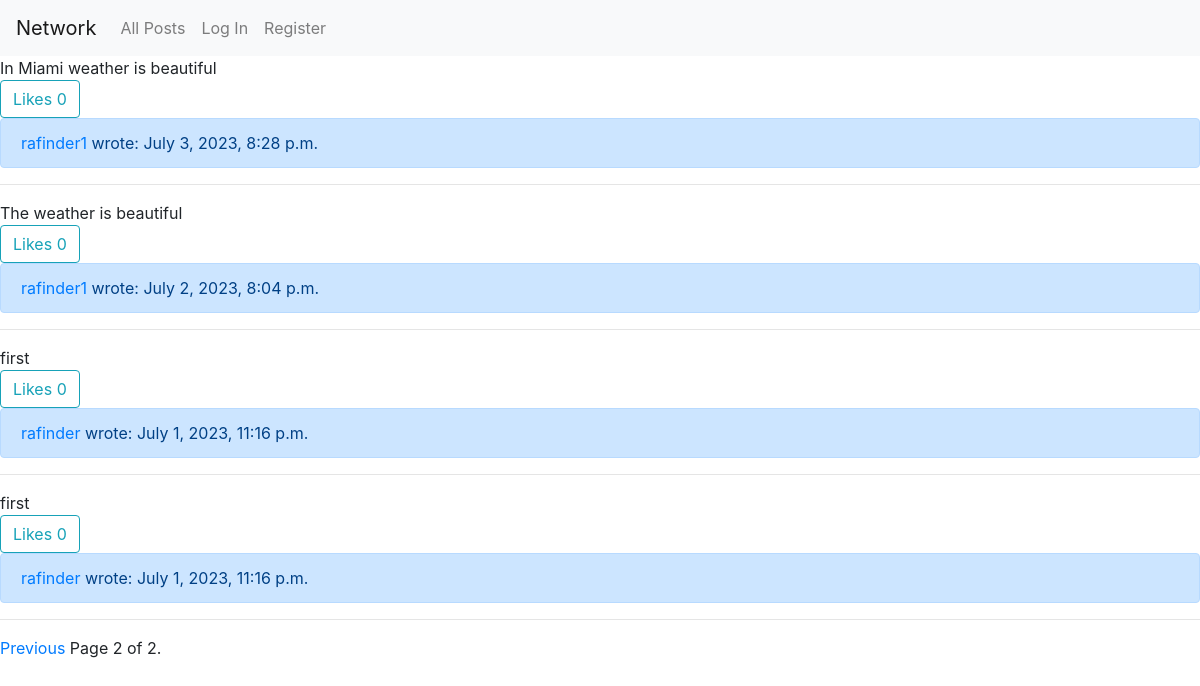
Screenshot of /?page=2 with the database file from the repository.
### network/models.py (models this page shows, shortened)
class Post(models.Model):
    author = models.ForeignKey(User, on_delete=models.CASCADE, default=None, null=True, blank=True)
    text = models.CharField(max_length=500)
    date = models.DateTimeField(auto_now_add=True)
    likes = models.ManyToManyField(User, blank=True, related_name='likes_users')

class User(AbstractUser):
    posts = models.ForeignKey('Post', on_delete=models.CASCADE, default=None, null=True, blank=True)
    followers = models.ManyToManyField('self', blank=True, related_name='followers_users', symmetrical=False)
    following = models.ManyToManyField('self', blank=True, related_name='following_users', symmetrical=False)

### network/views.py (the view)
# urls.py: path("", views.index, name="index"),
def index(request):
    posts = Post.objects.all()
    posts = posts.order_by("-date")
    paginator = Paginator(posts, 10)
    page = request.GET.get('page')
    try:
        posts_pag = paginator.page(page)
    except PageNotAnInteger:
        posts_pag = paginator.page(1)
    except EmptyPage:
        posts_pag = paginator.page(paginator.num_pages)
    if request.user.is_authenticated:
        liked_posts = request.user.likes_users.all()
    else:
        liked_posts = []
    return render(request, "network/index.html", {
        "posts": posts_pag,
        "liked_posts": liked_posts
    })

### network/templates/network/index.html (shortened to what this page needs)
{% extends "network/layout.html" %}
{% load static %}
{% block body %}
    <div class="posts-block">
        {% for post in posts %}
            <div class="post-{{post.id}} post">
                <div class="text-{{post.id}} elem-post">{{post.text}}</div>
                {% if user.is_authenticated %}
                    {% if post in liked_posts %}
                        <div class="like"  data-userid="{{ user.id }}">
                            <button class="liker added btn btn-outline-info" type="button" id='liker-{{post.id}}' data-post-id = {{post.id}}>Likes
                                <span class="likes_number" id='num-{{post.id}}'> {{post.likes.count}}</span>
                            </button>
                        </div>
                    {% else %}
                        <div class="like" data-postid="{{ post.id }}" data-userid="{{ user.id }}">
                            <button class="liker btn btn-outline-info" type="button" id='liker-{{post.id}}' data-post-id = {{post.id}}>Likes
                                <span class="likes_number" id='num-{{post.id}}'>{{post.likes.count}}</span>
                            </button>
                        </div>
                     {%endif%}
                {% else %}
                        <div class=" ">
                            <span class="likes_number btn btn-outline-info" id='num-{{post.id}}'>Likes {{post.likes.count}}</span>
                        </div>
                {%endif%}
                <div class="alert alert-primary">
                    <a class="profile-name" href="profile/{{ post.author }}">{{ post.author }}</a> wrote: {{post.date}}
                </div>
                <hr>
            </div>
        {% endfor %}
    </div>
    {% include "network/pagination.html" with page=posts %}
{% endblock %}

### rows the page displays
Post: text "In Miami weather is beautiful", likes.count "0", author "rafinder1", date "July 3, 2023, 8:28 p.m."
Post: text "The weather is beautiful", likes.count "0", author "rafinder1", date "July 2, 2023, 8:04 p.m."
Post: text "first", likes.count "0", author "rafinder", date "July 1, 2023, 11:16 p.m."
Post: text "first", likes.count "0", author "rafinder", date "July 1, 2023, 11:16 p.m."

### other values shown
{{ page.number }} "2"
{{ page.paginator.num_pages }} "2"
